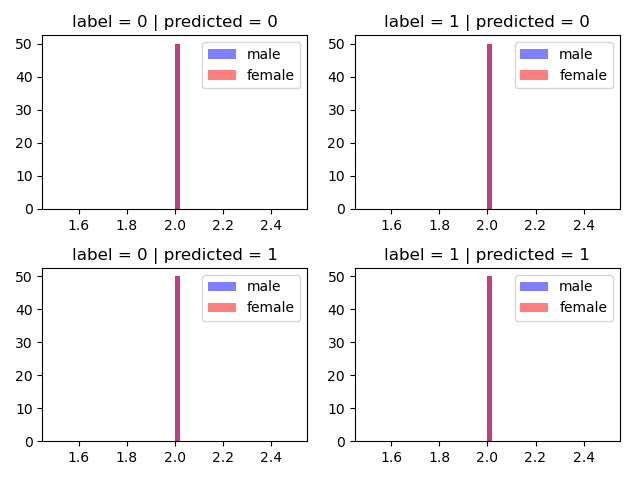

This figure's Python source:
import argparse
import pickle
import torch
import numpy as np
import pandas as pd
import matplotlib.pyplot as plt

from torch.utils.data import DataLoader
from bert import MAG_BertForSequenceClassification, MAG_BertWithARL
from load_dataset import get_appropriate_dataset
from global_configs import ACOUSTIC_DIM, VISUAL_DIM, DEVICE, BERT_PRETRAINED_MODEL_ARCHIVE_LIST
from argparse_utils import str2bool

parser = argparse.ArgumentParser()
parser.add_argument("--dataset", type=str, choices=["mosi", "mosei", "ets"], default="ets", help="Pickle (.pkl) file saved in ./dataset folder in { train: {(), }, test: {...}, dev (optional): {...}} format")
parser.add_argument("--max_seq_length", type=int, default=256, help="Maximum number of tokens the model can take in a single input")
parser.add_argument("--beta_shift", type=float, default=1.0, help="The constant 'beta' to be used in the adaption gate during feature fusion with other features")
parser.add_argument("--dropout_prob", type=float, default=0.5, help="Probability of a neuron being dropped out during each training session")
parser.add_argument("--model", type=str, default="mag-bert-base-uncased-6", help="Name of model to train")
parser.add_argument("--model_type", type=str, choices=["mag-bert-arl", "mag-bert"], default="mag-bert-arl", help="MAG-BERT model type")
parser.add_argument("--num_labels", type=int, default=1, help="Number of classes/labels to predict")
parser.add_argument("--tokenizer", type=str, choices=BERT_PRETRAINED_MODEL_ARCHIVE_LIST, default="bert-base-uncased", help="Bert tokenizer to use")
parser.add_argument("--use_cuda", type=str2bool, default="true", help="Use cuda")
args = parser.parse_args()
args.device = DEVICE

class MultimodalConfig(object):
    def __init__(self, beta_shift, dropout_prob):
        self.beta_shift = beta_shift
        self.dropout_prob = dropout_prob

multimodal_config = MultimodalConfig(
    beta_shift=args.beta_shift, dropout_prob=args.dropout_prob
)
if args.model_type == "mag-bert":
    model = MAG_BertForSequenceClassification.from_pretrained(args.model, multimodal_config=multimodal_config, num_labels=args.num_labels)
elif args.model_type == "mag-bert-arl":
    model = MAG_BertWithARL.from_pretrained(args.model, multimodal_config=multimodal_config, num_labels=args.num_labels)

model.eval()
model.to(args.device)

with open(f"datasets/{args.dataset}.pkl", "rb") as handle:
    data = pickle.load(handle)

gender = pd.read_csv("GENDER_pred.csv")
gender = dict(zip(gender['Filename'], gender['Predicted_Label']))    

test_data = data["test"]
test_dataset = get_appropriate_dataset(test_data, args.max_seq_length, args.tokenizer, VISUAL_DIM, ACOUSTIC_DIM)
test_dataloader = DataLoader(
        test_dataset, batch_size=1, drop_last=False,
    )

def arl_weight():
    weights = {"TP": {"male":[], "female":[]}, "TN": {"male":[], "female":[]}, "FP": {"male":[], "female":[]}, "FN": {"male":[], "female":[]}}
    with torch.no_grad():
        for idx, tup in enumerate(test_dataloader,0):
            tup = tuple(t.to(args.device) for t in tup)
            input_ids, visual, acoustic, input_mask, segment_ids, label_ids = tup
            visual = torch.squeeze(visual, 1)
            acoustic = torch.squeeze(acoustic, 1)
            outputs = model.bert(
                input_ids,
                visual,
                acoustic,
                token_type_ids=segment_ids,
                attention_mask=input_mask
            )
            pooled_output = outputs[1]
            pooled_output = model.dropout(pooled_output)
            logits = model.classifier(pooled_output)[0].detach().cpu().numpy()
            weight = model.classifier.adversary(pooled_output).detach().cpu().numpy().tolist()
            label_ids = label_ids.detach().cpu().numpy()
            logits = np.squeeze(logits).tolist() >= 5.6
            label_ids = np.squeeze(label_ids).tolist() >= 5.6
            #print(logits, label_ids, weight)
            pred_gender = gender[test_data[idx][-1]+".mp4"]
            if logits:
                weights["TP" if logits == label_ids else "FP"][pred_gender].extend(weight[0])
            else:
                weights["TN" if logits == label_ids else "FN"][pred_gender].extend(weight[0])
    
    return weights

weights = arl_weight()
fig, ((ax1, ax2), (ax3, ax4)) = plt.subplots(2,2)
ax1.hist(weights["TN"]["male"], bins=20, density=True, alpha=0.5, color='b', label='male')
ax1.hist(weights["TN"]["female"], bins=20, density=True, alpha=0.5, color='r', label='female')
ax1.set_title('label = 0 | predicted = 0')
ax1.legend()

ax2.hist(weights["FP"]["male"], bins=20, density=True, alpha=0.5, color='b', label='male')
ax2.hist(weights["FP"]["female"], bins=20, density=True, alpha=0.5, color='r', label='female')
ax2.set_title('label = 1 | predicted = 0')
ax2.legend()

ax3.hist(weights["FN"]["male"], bins=20, density=True, alpha=0.5, color='b', label='male')
ax3.hist(weights["FN"]["female"], bins=20, density=True, alpha=0.5, color='r', label='female')
ax3.set_title('label = 0 | predicted = 1')
ax3.legend()

ax4.hist(weights["TP"]["male"], bins=20, density=True, alpha=0.5, color='b', label='male')
ax4.hist(weights["TP"]["female"], bins=20, density=True, alpha=0.5, color='r', label='female')
ax4.set_title('label = 1 | predicted = 1')
ax4.legend()

fig.tight_layout()
plt.savefig('arl_weight.png')
